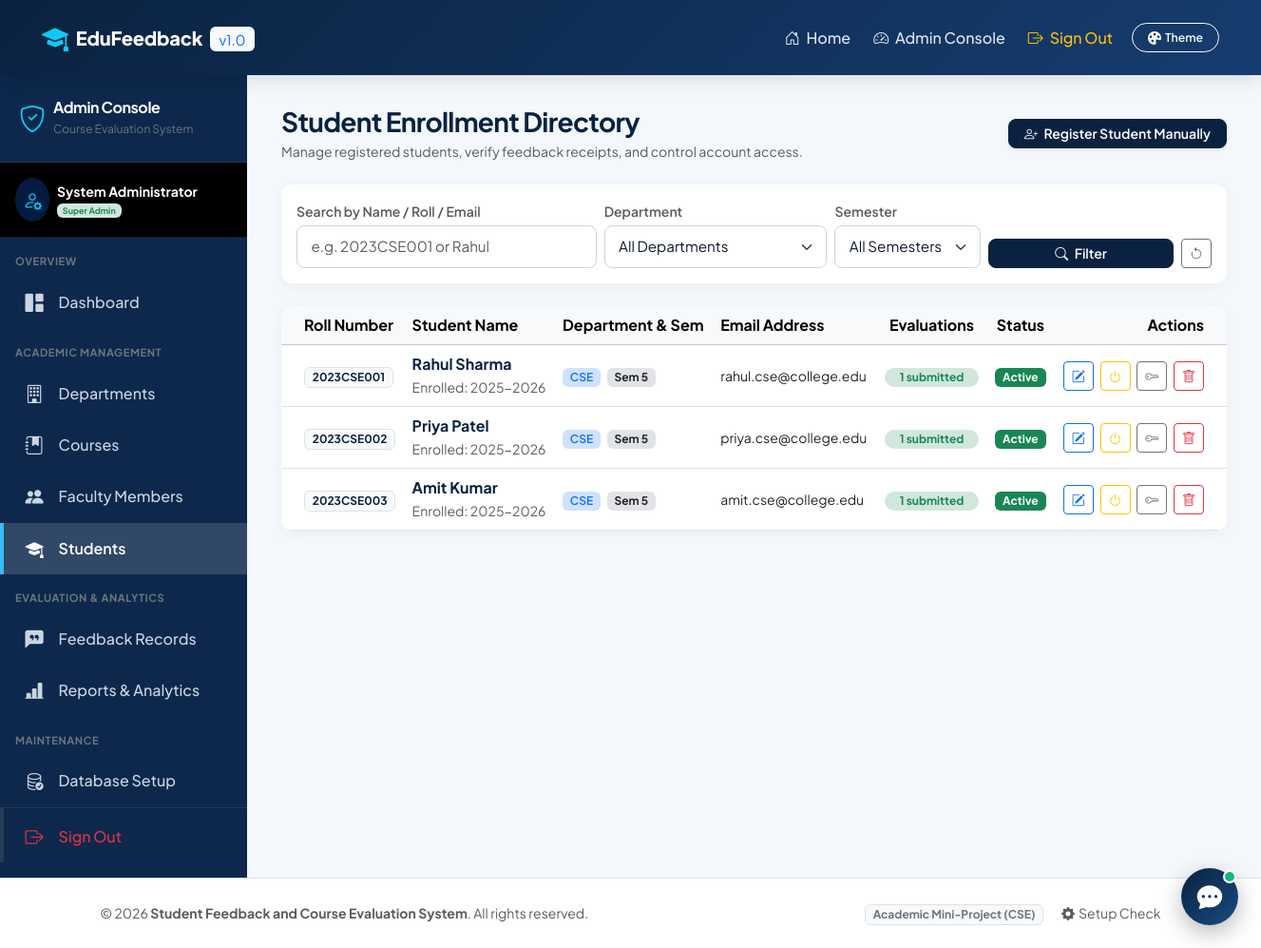
The app's page /students.php (signed in) with its own data.
### tables this page shows
CREATE TABLE `students` (
  `student_id` INT AUTO_INCREMENT PRIMARY KEY,
  `roll_number` VARCHAR(30) NOT NULL UNIQUE,
  `full_name` VARCHAR(100) NOT NULL,
  `email` VARCHAR(100) NOT NULL UNIQUE,
  `password` VARCHAR(255) NOT NULL,
  `department_id` INT NOT NULL,
  `academic_year` VARCHAR(20) NOT NULL DEFAULT '2025-2026',
  `semester` TINYINT NOT NULL CHECK (`semester` BETWEEN 1 AND 8),
  `status` ENUM('active', 'inactive') NOT NULL DEFAULT 'active',
  `created_at` TIMESTAMP DEFAULT CURRENT_TIMESTAMP,
  CONSTRAINT `fk_students_department` FOREIGN KEY (`department_id`)
    REFERENCES `departments` (`department_id`) ON DELETE CASCADE ON UPDATE CASCADE
);

CREATE TABLE `departments` (
  `department_id` INT AUTO_INCREMENT PRIMARY KEY,
  `department_code` VARCHAR(20) NOT NULL UNIQUE,
  `department_name` VARCHAR(100) NOT NULL,
  `created_at` TIMESTAMP DEFAULT CURRENT_TIMESTAMP
);

### students.php (the view, shortened to what this page needs)
<?php
require_once __DIR__ . '/../config/database.php';
$search     = trim($_GET['search'] ?? '');
$sql = "
    SELECT s.*, d.department_name, d.department_code,
           COUNT(DISTINCT fs.submission_id) AS total_submissions
    FROM students s
    JOIN departments d ON s.department_id = d.department_id
    LEFT JOIN feedback_submissions fs ON s.student_id = fs.student_id
    WHERE 1=1
";
$params = [];
$sql .= " GROUP BY s.student_id ORDER BY s.roll_number ASC";
$studentsStmt = $pdo->prepare($sql);
$studentsStmt->execute($params);
$students = $studentsStmt->fetchAll();
require_once __DIR__ . '/../includes/header.php';
require_once __DIR__ . '/../includes/navbar.php';
?>
<div class="admin-wrapper">
    <?php require_once __DIR__ . '/../includes/sidebar.php'; ?>
    <main class="admin-content">
        <div class="d-flex flex-wrap justify-content-between align-items-center mb-4">
            <div>
                <h3 class="fw-bold text-navy mb-1">Student Enrollment Directory</h3>
                <p class="text-muted small mb-0">Manage registered students, verify feedback receipts, and control account access.</p>
            </div>
            <div>
                <button type="button" class="btn btn-navy btn-sm px-3 shadow-sm" data-bs-toggle="modal" data-bs-target="#addStudentModal">
                    <i class="bi bi-person-plus me-1"></i> Register Student Manually
                </button>
            </div>
        </div>
        <div class="card card-custom border-0 p-3 mb-4 bg-white">
            <form method="GET" action="students.php" class="row g-2 align-items-end">
                <div class="col-md-4">
                    <label class="form-label small fw-semibold text-muted mb-1">Search by Name / Roll / Email</label>
                    <input type="text" name="search" class="form-control form-control-sm" placeholder="e.g. 2023CSE001 or Rahul" value="<?= htmlspecialchars($search); ?>">
                </div>
                <div class="col-md-3">
                    <label class="form-label small fw-semibold text-muted mb-1">Department</label>
                    <select name="department_id" class="form-select form-select-sm">
                        <option value="0">All Departments</option>
                    </select>
                </div>
                <div class="col-md-2">
                    <label class="form-label small fw-semibold text-muted mb-1">Semester</label>
                    <select name="semester" class="form-select form-select-sm">
                        <option value="0">All Semesters</option>
                    </select>
                </div>
                <div class="col-md-3 d-flex gap-2">
                    <button type="submit" class="btn btn-navy btn-sm px-3 flex-grow-1">
                        <i class="bi bi-search me-1"></i> Filter
                    </button>
                    <a href="students.php" class="btn btn-outline-secondary btn-sm px-2" title="Reset">
                        <i class="bi bi-arrow-counterclockwise"></i>
                    </a>
                </div>
            </form>
        </div>
        <div class="card card-custom border-0 overflow-hidden mb-4">
            <div class="table-responsive">
                <table class="table table-hover align-middle mb-0">
                    <thead class="table-light">
                        <tr>
                            <th class="ps-4">Roll Number</th>
                            <th>Student Name</th>
                            <th>Department & Sem</th>
                            <th>Email Address</th>
                            <th class="text-center">Evaluations</th>
                            <th class="text-center">Status</th>
                            <th class="text-end pe-4">Actions</th>
                        </tr>
                    </thead>
                    <tbody>
                        <?php if (empty($students)): ?>
                            <tr>
                                <td colspan="7" class="text-center py-4 text-muted">No student records found.</td>
                            </tr>
                        <?php else: ?>
                            <?php foreach ($students as $st): ?>
                                <tr>
                                    <td class="ps-4">
                                        <span class="badge bg-light text-navy border fw-bold"><?= htmlspecialchars($st['roll_number']); ?></span>
                                    </td>
                                    <td>
                                        <div class="fw-bold text-navy"><?= htmlspecialchars($st['full_name']); ?></div>
                                        <small class="text-muted">Enrolled: <?= htmlspecialchars($st['academic_year']); ?></small>
                                    </td>
                                    <td>
                                        <span class="badge bg-primary-subtle text-primary fw-semibold"><?= htmlspecialchars($st['department_code']); ?></span>
                                        <span class="badge bg-secondary-subtle text-dark ms-1">Sem <?= $st['semester']; ?></span>
                                    </td>
                                    <td>
                                        <a href="mailto:<?= htmlspecialchars($st['email']); ?>" class="text-decoration-none small text-dark">
                                            <?= htmlspecialchars($st['email']); ?>
                                        </a>
                                    </td>
                                    <td class="text-center">
                                        <span class="badge bg-success-subtle text-success rounded-pill px-3"><?= $st['total_submissions']; ?> submitted</span>
                                    </td>
                                    <td class="text-center">
                                        <?php if ($st['status'] === 'active'): ?>
                                            <span class="badge bg-success">Active</span>
                                        <?php else: ?>
                                            <span class="badge bg-danger">Inactive</span>
                                        <?php endif; ?>
                                    </td>
                                    <td class="text-end pe-4">
                                        <button class="btn btn-outline-primary btn-sm px-2 py-1 me-1"
                                                data-bs-toggle="modal"
                                                data-bs-target="#editStudentModal<?= $st['student_id']; ?>"
                                                title="Edit Student Details">
                                            <i class="bi bi-pencil-square"></i>
                                        </button>
                                        <form method="POST" action="students.php" class="d-inline" onsubmit="return confirm('Toggle account status for <?= htmlspecialchars($st['full_name']); ?>?');">
                                            <button type="submit" class="btn btn-outline-warning btn-sm px-2 py-1 me-1" title="Toggle Active/Inactive">
                                                <i class="bi bi-power"></i>
                                            </button>
                                        </form>
                                        <form method="POST" action="students.php" class="d-inline" onsubmit="return confirm('Reset password for <?= htmlspecialchars($st['full_name']); ?> to Student@123?');">
                                            <button type="submit" class="btn btn-outline-secondary btn-sm px-2 py-1 me-1" title="Reset Password to Default">
                                                <i class="bi bi-key"></i>
                                            </button>
                                        </form>
                                        <form method="POST" action="students.php" class="d-inline" onsubmit="return confirm('Deleting <?= htmlspecialchars($st['full_name']); ?> will remove their evaluation receipts. Proceed?');">
                                            <button type="submit" class="btn btn-outline-danger btn-sm px-2 py-1" title="Delete Student">
                                                <i class="bi bi-trash"></i>
                                            </button>
                                        </form>
                                    </td>
                                </tr>
                            <?php endforeach; ?>
                        <?php endif; ?>
                    </tbody>
                </table>
            </div>
        </div>
    </main>
</div>
<?php require_once __DIR__ . '/../includes/footer.php'; ?>

### style.css (style rules this page uses)
:root, [data-theme="ocean-blue"] { --theme-primary: #0a2240; --theme-primary-hover: #07172b; --theme-primary-gradient: linear-gradient(135deg, #0a2240 0%, #1a4a82 100%); --theme-secondary: #1a4a82; --theme-secondary-hover: #133966; --theme-accent: #0284c7; --theme-accent-subtle: #e0f2fe; --theme-bg: #f4f7fb; --theme-card-bg: #ffffff; --theme-card-border: #e2e8f0; --theme-text-primary: #0f172a; --theme-text-secondary: #64748b; --theme-navbar-bg: linear-gradient(135deg, #0a2240 0%, #163d6f 100%); --theme-sidebar-bg: #0d284c; --theme-sidebar-text: #cbd5e1; --theme-sidebar-active: #38bdf8; --theme-input-bg: #ffffff; --theme-input-border: #cbd5e1; color-scheme: light; }
:root { --navy-dark: var(--theme-primary); --navy-primary: var(--theme-secondary); --navy-light: var(--theme-accent); --blue-accent: var(--theme-accent); --blue-subtle: var(--theme-accent-subtle); --bg-light: var(--theme-bg); --text-dark: var(--theme-text-primary); --text-muted: var(--theme-text-secondary); --star-gold: #f59e0b; --star-empty: #cbd5e1; --card-radius: 12px; --transition-fast: all 0.25s cubic-bezier(0.16, 1, 0.3, 1); }
body { font-family: 'Plus Jakarta Sans', 'Segoe UI', system-ui, -apple-system, sans-serif; background-color: var(--theme-bg); color: var(--theme-text-primary); min-height: 100vh; display: flex; flex-direction: column; transition: background-color 0.25s ease, color 0.25s ease; }
main { flex: 1 0 auto; }
h1, h2, h3, h4, h5, h6 { color: var(--theme-primary); font-weight: 700; letter-spacing: -0.025em; transition: color 0.25s ease; }
.text-navy { color: var(--theme-primary) !important; }
.btn-navy { background-color: var(--theme-primary); border-color: var(--theme-primary); color: #ffffff; font-weight: 600; border-radius: 8px; transition: var(--transition-fast); }
.form-control, .form-select { border-radius: 8px; border: 1.5px solid var(--theme-input-border); background-color: var(--theme-input-bg); color: var(--theme-text-primary); padding: 0.65rem 0.9rem; font-size: 0.95rem; transition: var(--transition-fast); }
.card-custom { background: var(--theme-card-bg); border: 1px solid var(--theme-card-border); border-radius: var(--card-radius); box-shadow: 0 4px 16px rgba(0, 0, 0, 0.04); transition: transform 0.2s ease, box-shadow 0.2s ease, background-color 0.25s ease; }
.admin-wrapper { display: flex; width: 100%; min-height: calc(100vh - 60px); }
.admin-content { flex-grow: 1; padding: 2rem 2.25rem; overflow-y: auto; background-color: var(--theme-bg); transition: background-color 0.25s ease; }

### header.php (style rules this page uses)
body { font-family: 'Plus Jakarta Sans', sans-serif; }

### records on screen
students: roll_number "2023CSE001", full_name "Rahul Sharma", academic_year "2025-2026", department.department_code "CSE", semester "5", email "rahul.cse@college.edu", total_submissions "1", status "Active"
students: roll_number "2023CSE002", full_name "Priya Patel", academic_year "2025-2026", department.department_code "CSE", semester "5", email "priya.cse@college.edu", total_submissions "1", status "Active"
students: roll_number "2023CSE003", full_name "Amit Kumar", academic_year "2025-2026", department.department_code "CSE", semester "5", email "amit.cse@college.edu", total_submissions "1", status "Active"

### other values on screen
$_SESSION['admin_name'] "System Administrator"
